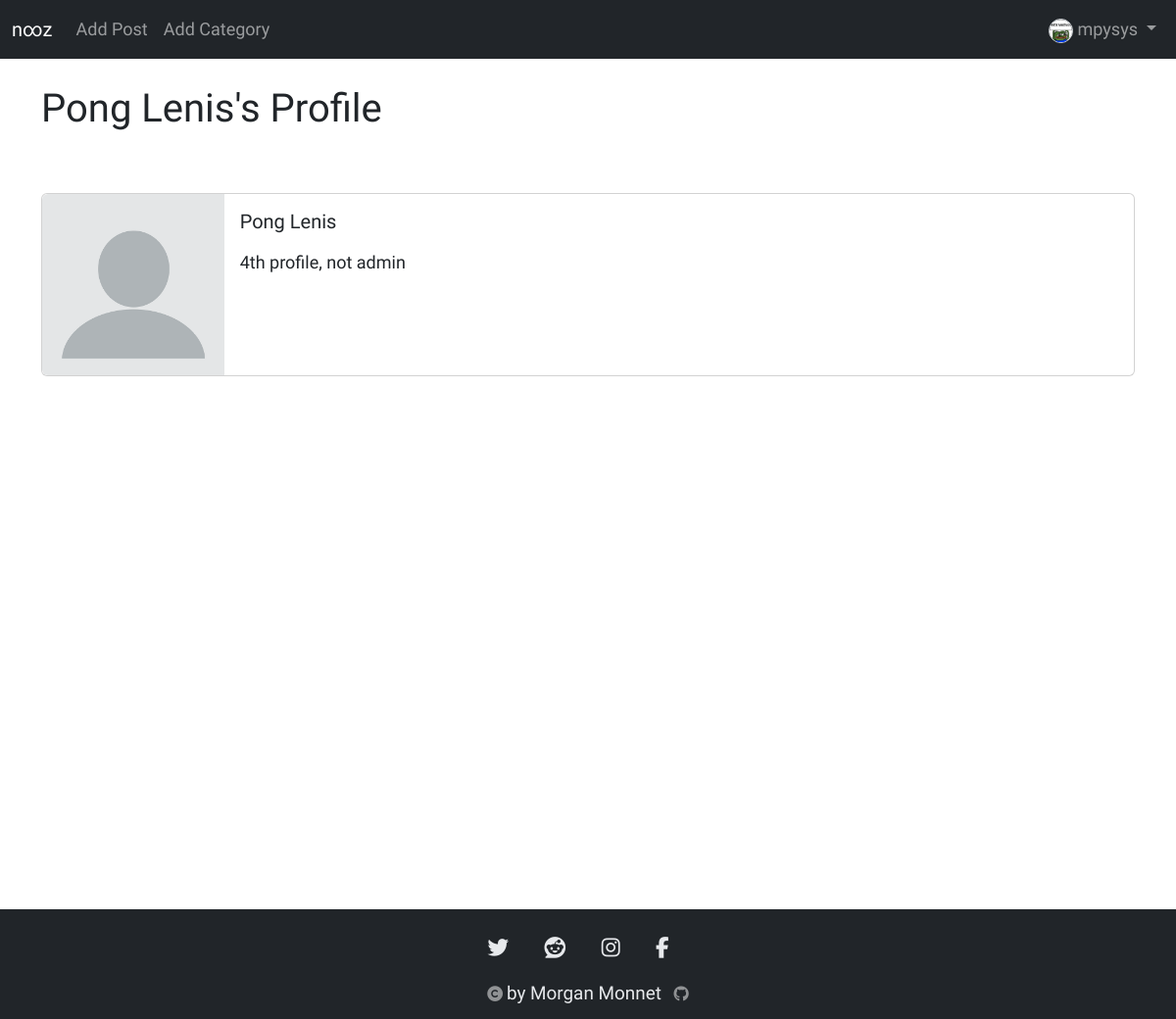
The page /subs/4/profile/ (signed in) on the database as committed earlier.
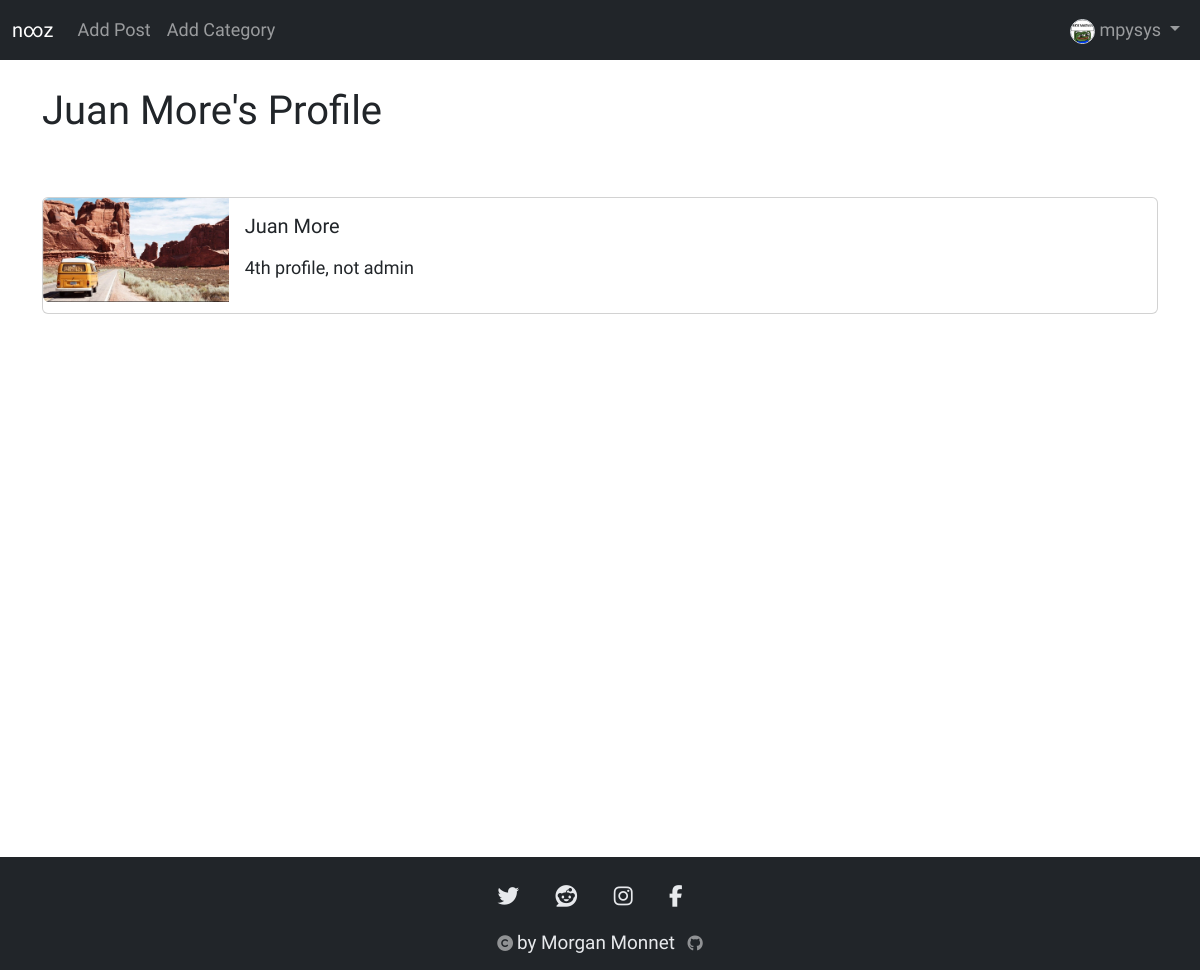
The same page on the database as committed later.
### nooz2/models.py (models this page shows, shortened)
class Profile(models.Model):
    user = models.OneToOneField(User, null=True, on_delete=models.CASCADE)
    bio = models.TextField()
    profile_pic = models.ImageField(null=True, blank=True, upload_to="images/profile")
    site_url = models.CharField(max_length=255, null=True, blank=True)
    facebook_url = models.CharField(max_length=255, null=True, blank=True)
    instagram_url = models.CharField(max_length=255, null=True, blank=True)

### subs/views.py (the view)
# urls.py: path('<int:pk>/profile/', ShowProfilePageView.as_view(), name="show_profile_page"),
class ShowProfilePageView(DetailView):
    model = Profile
    template_name = 'registration/user_profile.html'
    def get_context_data(self, *args, **kwargs):
        context = super(ShowProfilePageView, self).get_context_data(*args, **kwargs)
        page_user = get_object_or_404(Profile, id=self.kwargs['pk'])
        context["page_user"] = page_user
        return context

### subs/templates/registration/user_profile.html (shortened to what this page needs)
{% extends 'base.html' %}
{% load static %}
{% block content %}
<br/>
<div class="container">
<h1>{{ page_user.user.first_name }} {{page_user.user.last_name }}'s Profile</h1>
<br/><br/>
<div class="card mb-3">
    <div class="row g-0">
      <div class="col-md-2">
        {% if page_user.profile_pic %}
          <img src="{{ page_user.profile_pic.url }}" class="img-fluid rounded-start">
        {% else %}
          <img src="{% static 'images/generic_pic.png' %}" class="img-fluid rounded-start">
        {% endif %}
      </div>
      <div class="col-md-10">
        <div class="card-body">
          <h5 class="card-title">
            {{ page_user.user.first_name }}
            {{ page_user.user.last_name }}
          </h5>
          <p class="card-text">
            {{ page_user.bio }}
          </p>
        </div>
      </div>
    </div>
  </div>
</div>
{% endblock %}

Rows that differ between the two databases and show on the page:
changed Profile "4th profile, not admin": user.first_name "Pong" → "Juan"; user.last_name "Lenis" → "More"; profile_pic: picture added
